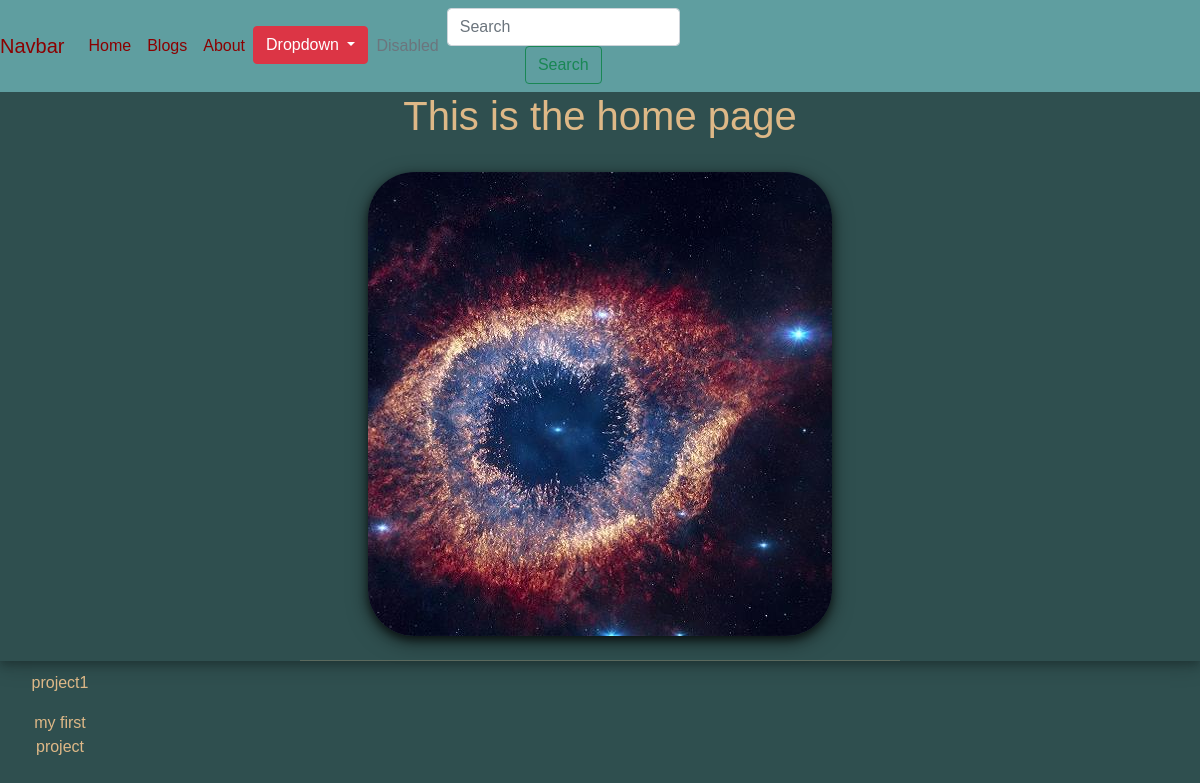
/, run on an earlier commit of the app's database.
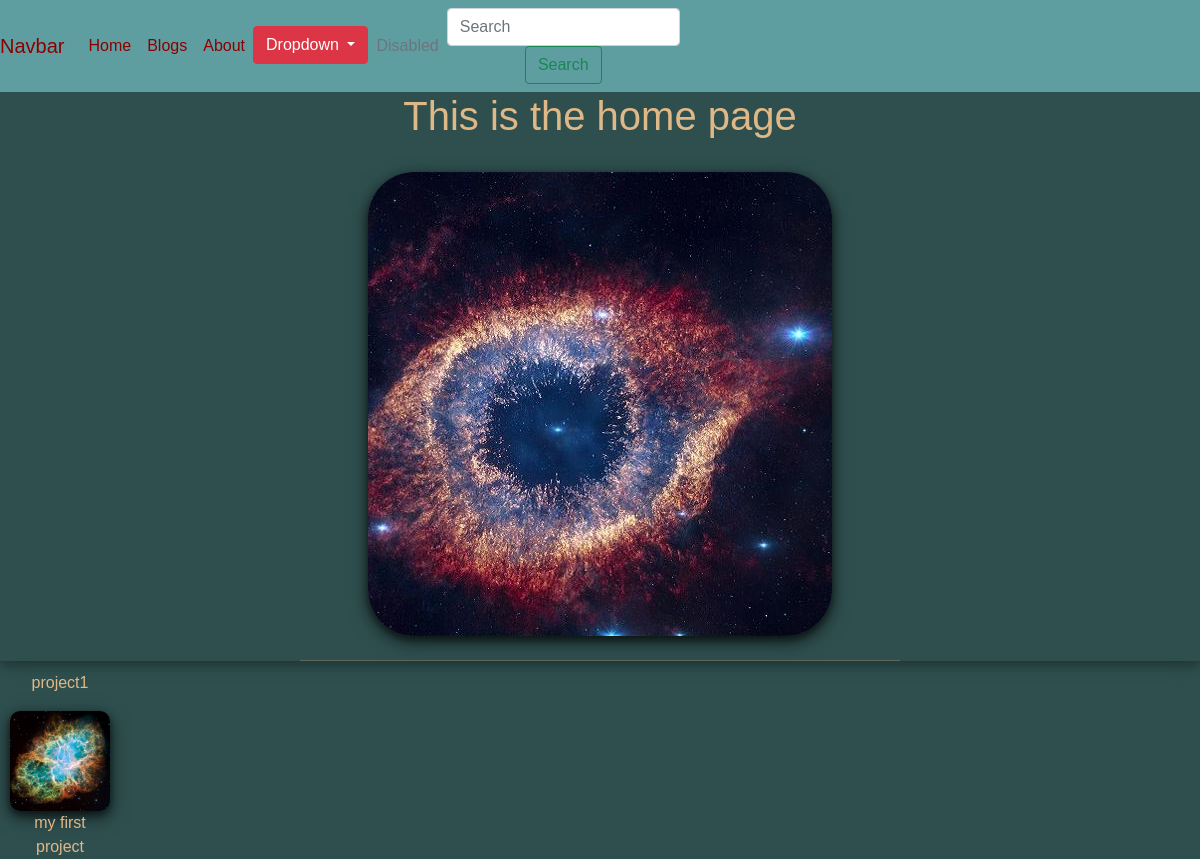
And on a later commit of the database.
### portfolio/models.py (models this page shows)
class project(models.Model):
    title = models.CharField(max_length=100)
    description = models.CharField(max_length=250)
    image = models.ImageField(upload_to='portfolio/images/')
    url = models.URLField(blank=True)

### portfolio/views.py (the view)
# urls.py: 2. Add a URL to urlpatterns:  path('', views.home, name='home')
def home(request):
    projects = project.objects.all()
    return render(request, 'portfolio/home.html', {'project': projects})

### portfolio/templates/portfolio/home.html
{% extends 'portfolio/base.html' %}
{% block content %}
<h1>This is the home page</h1>
{% load static %}
<br>
<img src="{% static 'portfolio/1605599664.jpg' %}">
<br>
<br>
<hr style="width:50%; margin: auto;">
        {% for project in project %}
            <div style="width: 100px; float: left; height: 100px; margin: 10px;">
                <p>{{ project.title }}</p>
                {% if project.url %}
                    <a href="{{ project.url }}" target="_blank">
                        <img alt="Nebula" src="{{ project.image.url }}" width=100 height=100>
                    </a>
                {% endif %}
                <p>{{ project.description }}</p>
            </div>
        {% endfor %}
{% endblock %}

What changed in the data, as far as the page shows it:
changed project "project1": image: picture added
